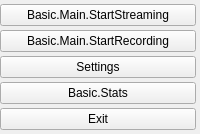
  <widget class="OBSDock" name="controlsDock">
   <property name="features">
    <set>QDockWidget::AllDockWidgetFeatures</set>
   </property>
   <property name="windowTitle">
    <string>Basic.Main.Controls</string>
   </property>
   <attribute name="dockWidgetArea">
    <number>2</number>
   </attribute>
   <widget class="QWidget" name="controlsDockContents">
    <layout class="QVBoxLayout" name="buttonsVLayout">
     <property name="spacing">
      <number>4</number>
     </property>
     <property name="leftMargin">
      <number>0</number>
     </property>
     <property name="topMargin">
      <number>4</number>
     </property>
     <property name="rightMargin">
      <number>4</number>
     </property>
     <property name="bottomMargin">
      <number>4</number>
     </property>
     <item>
      <widget class="QPushButton" name="streamButton">
       <property name="enabled">
        <bool>true</bool>
       </property>
       <property name="sizePolicy">
        <sizepolicy hsizetype="Preferred" vsizetype="Fixed">
         <horstretch>0</horstretch>
         <verstretch>0</verstretch>
        </sizepolicy>
       </property>
       <property name="text">
        <string>Basic.Main.StartStreaming</string>
       </property>
       <property name="checkable">
        <bool>true</bool>
       </property>
      </widget>
     </item>
     <item>
      <layout class="QHBoxLayout" name="recordingLayout">
       <property name="spacing">
        <number>2</number>
       </property>
       <property name="leftMargin">
        <number>0</number>
       </property>
       <property name="topMargin">
        <number>0</number>
       </property>
       <property name="rightMargin">
        <number>0</number>
       </property>
       <property name="bottomMargin">
        <number>0</number>
       </property>
       <item>
        <widget class="RecordButton" name="recordButton">
         <property name="enabled">
          <bool>true</bool>
         </property>
         <property name="sizePolicy">
          <sizepolicy hsizetype="Preferred" vsizetype="Fixed">
           <horstretch>0</horstretch>
           <verstretch>0</verstretch>
          </sizepolicy>
         </property>
         <property name="minimumSize">
          <size>
           <width>130</width>
           <height>0</height>
          </size>
         </property>
         <property name="text">
          <string>Basic.Main.StartRecording</string>
         </property>
         <property name="checkable">
          <bool>true</bool>
         </property>
        </widget>
       </item>
      </layout>
     </item>
     <item>
      <widget class="QPushButton" name="settingsButton">
       <property name="sizePolicy">
        <sizepolicy hsizetype="Preferred" vsizetype="Fixed">
         <horstretch>0</horstretch>
         <verstretch>0</verstretch>
        </sizepolicy>
       </property>
       <property name="text">
        <string>Settings</string>
       </property>
      </widget>
     </item>
     <item>
      <widget class="QPushButton" name="statsButton">
       <property name="sizePolicy">
        <sizepolicy hsizetype="Preferred" vsizetype="Fixed">
         <horstretch>0</horstretch>
         <verstretch>0</verstretch>
        </sizepolicy>
       </property>
       <property name="text">
        <string>Basic.Stats</string>
       </property>
      </widget>
     </item>
     <item>
      <widget class="QPushButton" name="exitButton">
       <property name="sizePolicy">
        <sizepolicy hsizetype="Preferred" vsizetype="Fixed">
         <horstretch>0</horstretch>
         <verstretch>0</verstretch>
        </sizepolicy>
       </property>
       <property name="text">
        <string>Exit</string>
       </property>
      </widget>
     </item>
     <item>
      <spacer name="expVSpacer">
       <property name="orientation">
        <enum>Qt::Vertical</enum>
       </property>
       <property name="sizeHint" stdset="0">
        <size>
         <width>0</width>
         <height>0</height>
        </size>
       </property>
      </spacer>
     </item>
    </layout>
   </widget>
  </widget>
